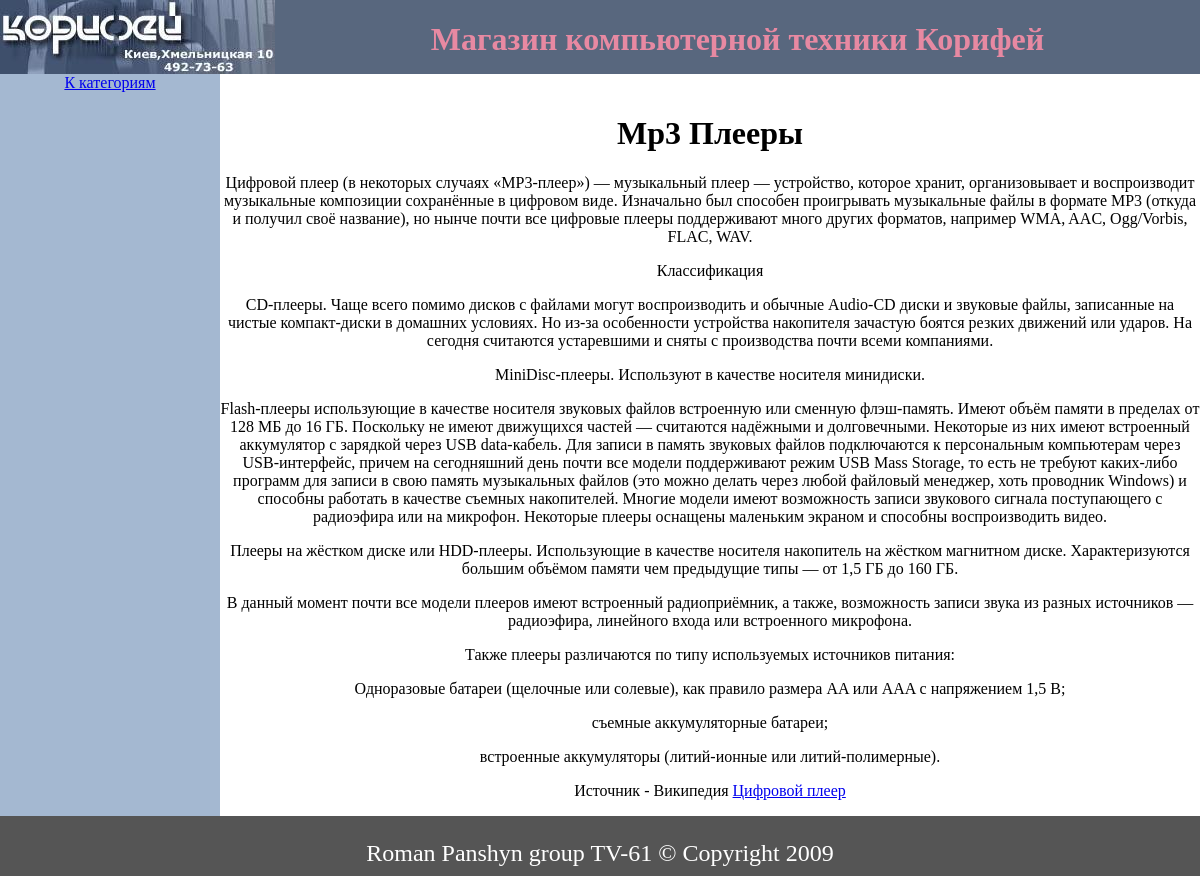
/index.php?show=info&category=mp3players, run on the app's committed database.
### tables this page shows
CREATE TABLE `Information` (
  `Id` varchar(50) NOT NULL,
  `Header` varchar(50) NOT NULL default '',
  `Text` text NOT NULL,
  PRIMARY KEY  (`Id`)
);

### index.php (the view, shortened to what this page needs)
<!DOCTYPE html PUBLIC "-//W3C//DTD HTML 4.01 Transitional//EN" "http://www.w3.org/TR/html4/Loose.dtd">
<html>
<head>
  <link rel="stylesheet" type="text/css" href="style.css">
</head>
<body>
<div id='logo'>
<img align='left' border=0 alt='Корифей продажа компьютерной техники' src='images/LogoCoryphae.jpg'>
<h1 align='center'>Магазин компьютерной техники Корифей</h1>
</div>
<div id=bottom>
<p>Roman Panshyn group TV-61 &copy; Copyright 2009</p>
</div>
<?php
$conn=@mysql_connect('localhost','Roman','panshyn');
if ($_GET['show']==info){
 echo "<div id=navig align='center'><a href='index.php'>К категориям</a></div>";
  $h = "SELECT Header from Information where id='".$_GET['category']."'";
  $t = "Select Text from Information where id='".$_GET['category']."'";
  $head = mysql_query($h,$conn);
  $text = mysql_query($t,$conn);
  echo "<div id=content>";
  echo "<h1>".mysql_result($head,0)."</h1>";
  echo mysql_result($text,0);
  echo "</div>";
}
?>
</body>
</html>

### style.css (style rules this page uses)
#navig { position:fixed; width:220px; top:74px; bottom:60px; left:0px; background-color:#a4b8d1; display:block; }
#content { position:fixed; overflow:scroll; text-align:center; top:94px; left:220px; right:0px; bottom:60px; display:block; }
#bottom { position:fixed; bottom:0px; height:60px; width:100%; left:0px; right:0px; background-color:#555; display:block; text-align:center; font-size:x-large; font-family: serif, 'Times New Roman', Times; color:white; background-attachment:fixed; }

### data on the page
information: Header "Mp3 Плееры", Text "Цифровой плеер (в некоторых случаях «MP3-плеер») — музыкальный плеер — устройство, которое хранит, организовывает и воспроизводит музыкальные композиции сохранённые в цифровом виде. Изначально был способен проигрывать музыкальные файлы в формате MP3 (откуда и получил своё название), но нынче почти все цифровые плееры поддерживают много других форматов, например WMA, AAC, Ogg/Vorbis, FLAC, WAV. Классификация CD-плееры. Чаще всего помимо дисков с файлами могут воспроизводить и обычные Audio-CD диски и звуковые файлы, записанные на чистые компакт-диски в домашних условиях. Но из-за особенности устройства накопителя зачастую боятся резких движений или ударов. На сегодня считаются устаревшими и…"
